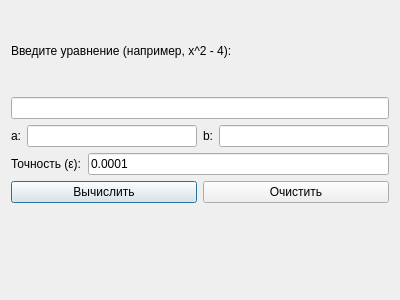
<?xml version="1.0" encoding="UTF-8"?>
<ui version="4.0">
 <class>BisectionMethodDialog</class>
 <widget class="QDialog" name="BisectionMethodDialog">
  <property name="geometry">
   <rect>
    <x>0</x>
    <y>0</y>
    <width>400</width>
    <height>300</height>
   </rect>
  </property>
  <property name="windowTitle">
   <string>Метод деления пополам</string>
  </property>
  <layout class="QVBoxLayout" name="verticalLayout">
   <item>
    <widget class="QLabel" name="label">
     <property name="text">
      <string>Введите уравнение (например, x^2 - 4):</string>
     </property>
    </widget>
   </item>
   <item>
    <widget class="QLineEdit" name="equationEdit"/>
   </item>
   <item>
    <layout class="QHBoxLayout" name="horizontalLayout">
     <item>
      <widget class="QLabel" name="label_2">
       <property name="text">
        <string>a:</string>
       </property>
      </widget>
     </item>
     <item>
      <widget class="QLineEdit" name="aEdit"/>
     </item>
     <item>
      <widget class="QLabel" name="label_3">
       <property name="text">
        <string>b:</string>
       </property>
      </widget>
     </item>
     <item>
      <widget class="QLineEdit" name="bEdit"/>
     </item>
    </layout>
   </item>
   <item>
    <layout class="QHBoxLayout" name="horizontalLayout_2">
     <item>
      <widget class="QLabel" name="label_4">
       <property name="text">
        <string>Точность (ε):</string>
       </property>
      </widget>
     </item>
     <item>
      <widget class="QLineEdit" name="epsilonEdit">
       <property name="text">
        <string>0.0001</string>
       </property>
      </widget>
     </item>
    </layout>
   </item>
   <item>
    <layout class="QHBoxLayout" name="horizontalLayout_3">
     <item>
      <widget class="QPushButton" name="calculateButton">
       <property name="text">
        <string>Вычислить</string>
       </property>
      </widget>
     </item>
     <item>
      <widget class="QPushButton" name="clearButton">
       <property name="text">
        <string>Очистить</string>
       </property>
      </widget>
     </item>
    </layout>
   </item>
   <item>
    <widget class="QLabel" name="resultLabel">
     <property name="text">
      <string/>
     </property>
     <property name="alignment">
      <set>Qt::AlignCenter</set>
     </property>
    </widget>
   </item>
  </layout>
 </widget>
 <resources/>
 <connections/>
</ui> 
